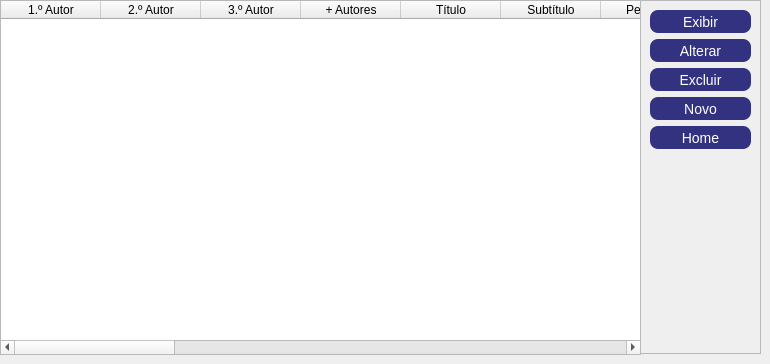
         <widget class="QWidget" name="tab_lista_artigos">
          <attribute name="title">
           <string>Artigos</string>
          </attribute>
          <widget class="QTableWidget" name="tableWidget_lista_artigos">
           <property name="geometry">
            <rect>
             <x>0</x>
             <y>0</y>
             <width>641</width>
             <height>355</height>
            </rect>
           </property>
           <column>
            <property name="text">
             <string>1.º Autor</string>
            </property>
           </column>
           <column>
            <property name="text">
             <string>2.º Autor</string>
            </property>
           </column>
           <column>
            <property name="text">
             <string>3.º Autor</string>
            </property>
           </column>
           <column>
            <property name="text">
             <string>+ Autores</string>
            </property>
           </column>
           <column>
            <property name="text">
             <string>Título</string>
            </property>
           </column>
           <column>
            <property name="text">
             <string>Subtítulo</string>
            </property>
           </column>
           <column>
            <property name="text">
             <string>Periódico</string>
            </property>
           </column>
           <column>
            <property name="text">
             <string>Sub. Periódico</string>
            </property>
           </column>
           <column>
            <property name="text">
             <string>Local</string>
            </property>
           </column>
           <column>
            <property name="text">
             <string>N.º Ano</string>
            </property>
           </column>
           <column>
            <property name="text">
             <string>Volume</string>
            </property>
           </column>
           <column>
            <property name="text">
             <string>N.º</string>
            </property>
           </column>
           <column>
            <property name="text">
             <string>Edição</string>
            </property>
           </column>
           <column>
            <property name="text">
             <string>Tomo</string>
            </property>
           </column>
           <column>
            <property name="text">
             <string>Páginas</string>
            </property>
           </column>
           <column>
            <property name="text">
             <string>Periodo</string>
            </property>
           </column>
           <column>
            <property name="text">
             <string>Ano</string>
            </property>
           </column>
           <column>
            <property name="text">
             <string>ISSN</string>
            </property>
           </column>
           <column>
            <property name="text">
             <string>Versão</string>
            </property>
           </column>
           <column>
            <property name="text">
             <string>DOI</string>
            </property>
           </column>
           <column>
            <property name="text">
             <string>Site</string>
            </property>
           </column>
           <column>
            <property name="text">
             <string>Acesso</string>
            </property>
           </column>
           <column>
            <property name="text">
             <string>Referência</string>
            </property>
           </column>
          </widget>
          <widget class="QFrame" name="frame_lista_artigos_botoes">
           <property name="geometry">
            <rect>
             <x>640</x>
             <y>0</y>
             <width>121</width>
             <height>354</height>
            </rect>
           </property>
           <property name="styleSheet">
            <string notr="true">QPushButton {
	font-family: 'Candara', Arial, sans-serif;
	font-size: 14px;
	background-color: rgb(51, 50, 128);
	border-radius: 8px;
	height: 23px;
	color: rgb(255, 255, 255);
}</string>
           </property>
           <property name="frameShape">
            <enum>QFrame::StyledPanel</enum>
           </property>
           <property name="frameShadow">
            <enum>QFrame::Raised</enum>
           </property>
           <layout class="QGridLayout" name="gridLayout_9">
            <item row="2" column="0">
             <widget class="QPushButton" name="pushButton_lista_artigos_exibir">
              <property name="text">
               <string>Exibir</string>
              </property>
             </widget>
            </item>
            <item row="9" column="0">
             <spacer name="verticalSpacer_5">
              <property name="orientation">
               <enum>Qt::Vertical</enum>
              </property>
              <property name="sizeHint" stdset="0">
               <size>
                <width>20</width>
                <height>40</height>
               </size>
              </property>
             </spacer>
            </item>
            <item row="8" column="0">
             <widget class="QPushButton" name="pushButton_lista_artigos_home">
              <property name="text">
               <string>Home</string>
              </property>
             </widget>
            </item>
            <item row="4" column="0">
             <widget class="QPushButton" name="pushButton_lista_artigos_excluir">
              <property name="text">
               <string>Excluir</string>
              </property>
             </widget>
            </item>
            <item row="5" column="0">
             <widget class="QPushButton" name="pushButton_lista_artigos_novo">
              <property name="text">
               <string>Novo</string>
              </property>
             </widget>
            </item>
            <item row="3" column="0">
             <widget class="QPushButton" name="pushButton_lista_artigos_alterar">
              <property name="text">
               <string>Alterar</string>
              </property>
             </widget>
            </item>
           </layout>
          </widget>
         </widget>
